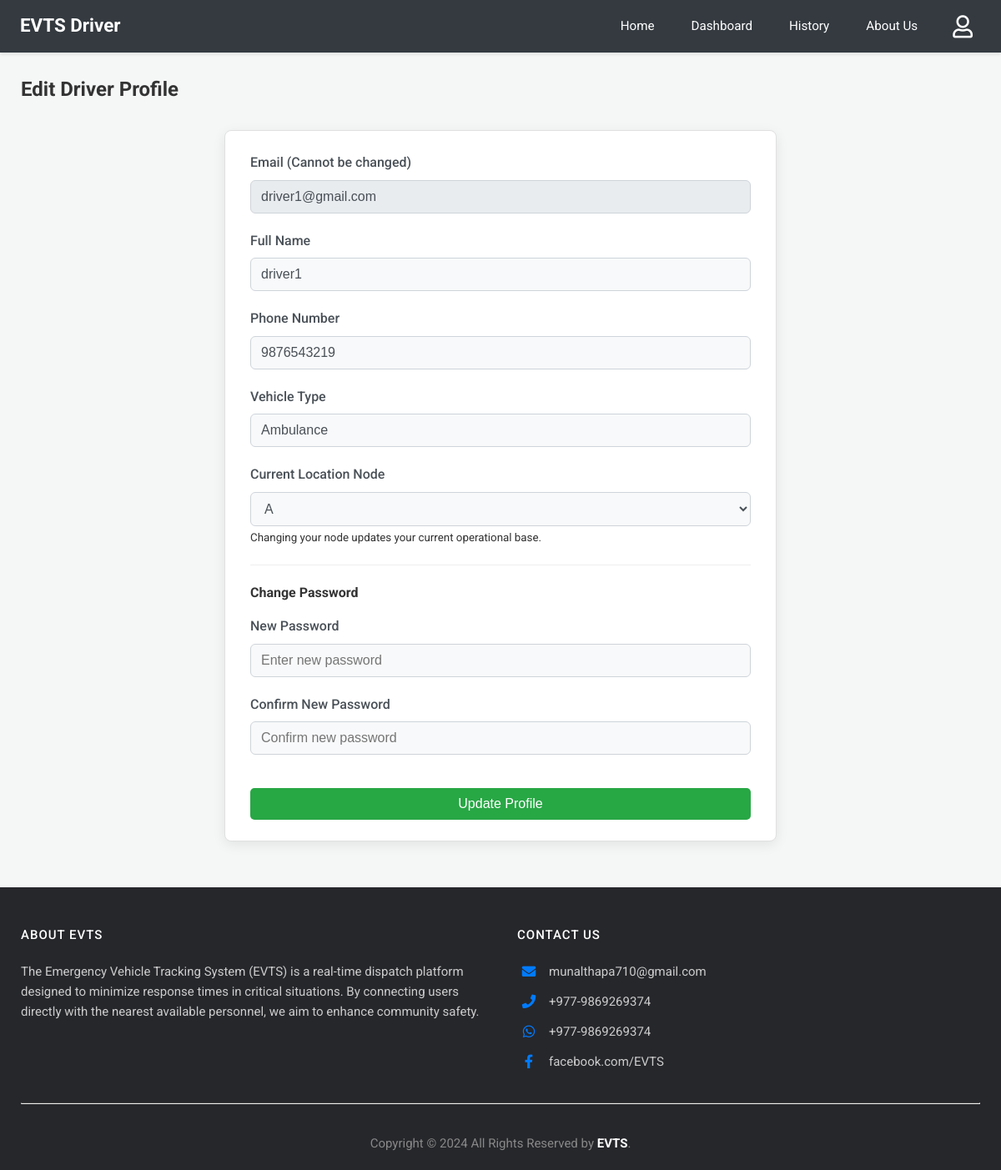
The app's page /edit-driver-profile (signed in), older data.
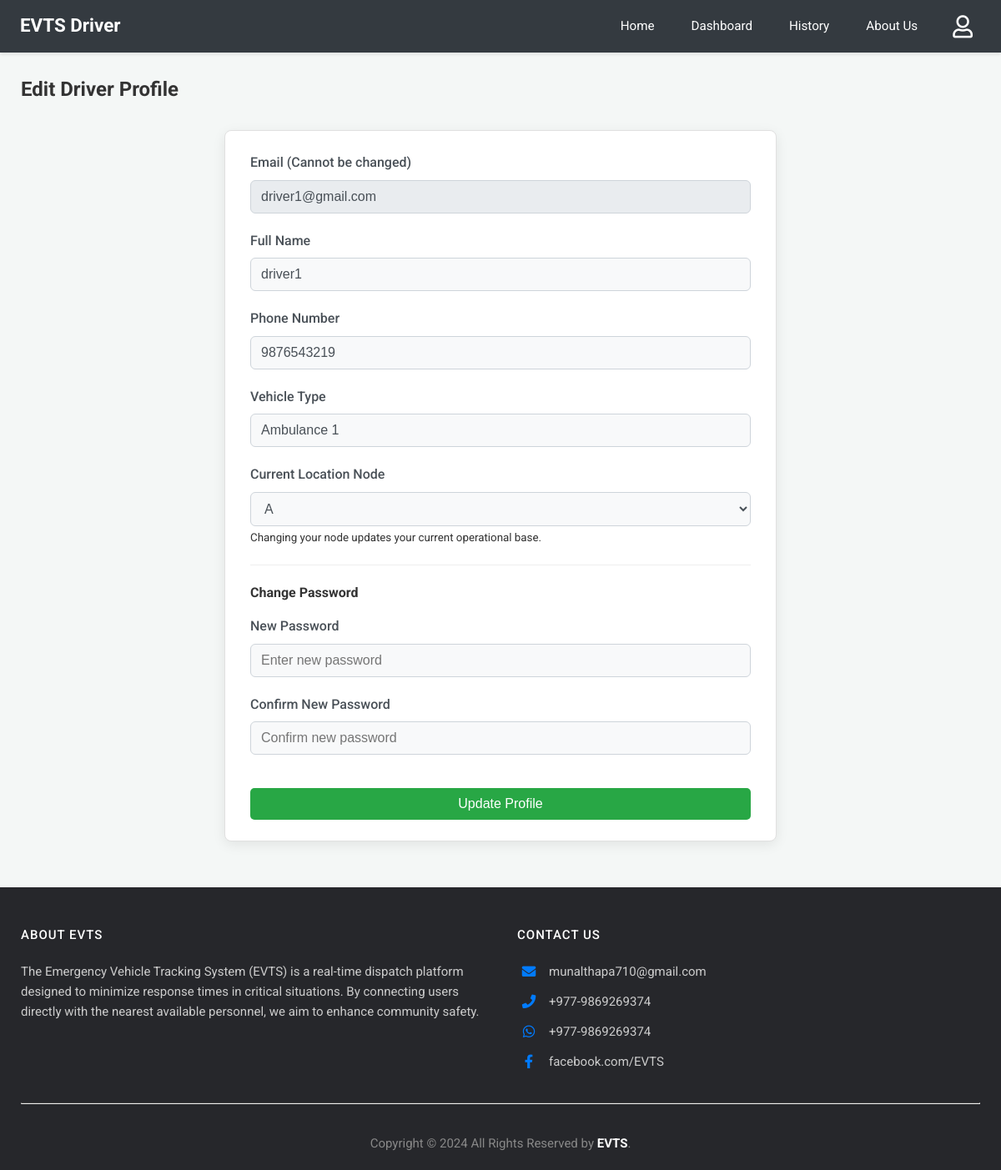
The same page, newer data.
### app.py (models this page shows)
class Driver(db.Model):
    email = db.Column(db.String(120), primary_key=True)
    name = db.Column(db.String(100))
    phone = db.Column(db.String(15))
    password = db.Column(db.String(256)) # Increased length for hash
    vehicle = db.Column(db.String(50))
    node = db.Column(db.String(10), nullable=False)
    is_approved = db.Column(db.Boolean, default=False, nullable=False)

### app.py (the view, shortened to what this page needs)
@app.route('/edit-driver-profile', methods=['GET', 'POST'])
@login_required_driver
def edit_driver_profile():
    driver = Driver.query.get(session['driver'])
    if not driver:
        flash('Driver not found.', 'error')
        return redirect(url_for('login'))
    response = make_response(render_template('edit_driver_profile.html', driver=driver, nodes=coordinates.keys(), title="Edit Driver Profile"))
    return add_no_cache_to_response(response)

### app.py (called while the page is built)
def login_required_driver(f):
    @wraps(f)
    def decorated_function(*args, **kwargs):
        if 'driver' not in session:
            return redirect(url_for('login', next=request.url))
        return f(*args, **kwargs)
    return decorated_function

def add_no_cache_to_response(response):
    response.headers["Cache-Control"] = "no-cache, no-store, must-revalidate, public, max-age=0"
    response.headers["Pragma"] = "no-cache"
    response.headers["Expires"] = "0"
    return response

### templates/edit_driver_profile.html (shortened to what this page needs)
{% extends 'driver_base.html' %}
{% block content %}
<h2>Edit Driver Profile</h2>
<form method="POST" action="{{ url_for('edit_driver_profile') }}" class="profile-edit-form">
    <div class="form-group">
        <label for="email">Email (Cannot be changed)</label>
        <input type="email" id="email" name="email" value="{{ driver.email }}" class="form-control" readonly>
    </div>
    <div class="form-group">
        <label for="name">Full Name</label>
        <input type="text" id="name" name="name" value="{{ driver.name }}" class="form-control" required>
    </div>
    <div class="form-group">
        <label for="phone">Phone Number</label>
        <input type="tel" id="phone" name="phone" value="{{ driver.phone }}" class="form-control" required>
    </div>
    <div class="form-group">
        <label for="vehicle">Vehicle Type</label>
        <input type="text" id="vehicle" name="vehicle" value="{{ driver.vehicle }}" class="form-control" required>
    </div>
    <div class="form-group">
        <label for="node">Current Location Node</label>
        <select id="node" name="node" class="form-control">
            {% for node_key in nodes %}
            <option value="{{ node_key }}" {% if driver.node == node_key %}selected{% endif %}>
                {{ node_key }}
            </option>
            {% endfor %}
        </select>
         <small class="form-text text-muted">Changing your node updates your current operational base.</small>
    </div>
    <hr style="margin: 20px 0;">
    <h4 style="margin-bottom:15px;">Change Password</h4>
    <div class="form-group">
        <label for="new_password">New Password</label>
        <input type="password" id="new_password" name="new_password" class="form-control" placeholder="Enter new password">
    </div>
    <div class="form-group">
        <label for="confirm_password">Confirm New Password</label>
        <input type="password" id="confirm_password" name="confirm_password" class="form-control" placeholder="Confirm new password">
    </div>
    <button type="submit" class="button-style btn-confirm" style="margin-top: 20px; width: 100%;">Update Profile</button>
</form>
{% endblock %}

Row changes from the older to the newer data that the page shows:
changed Driver "driver1@gmail.com": vehicle "Ambulance" → "Ambulance 1"
